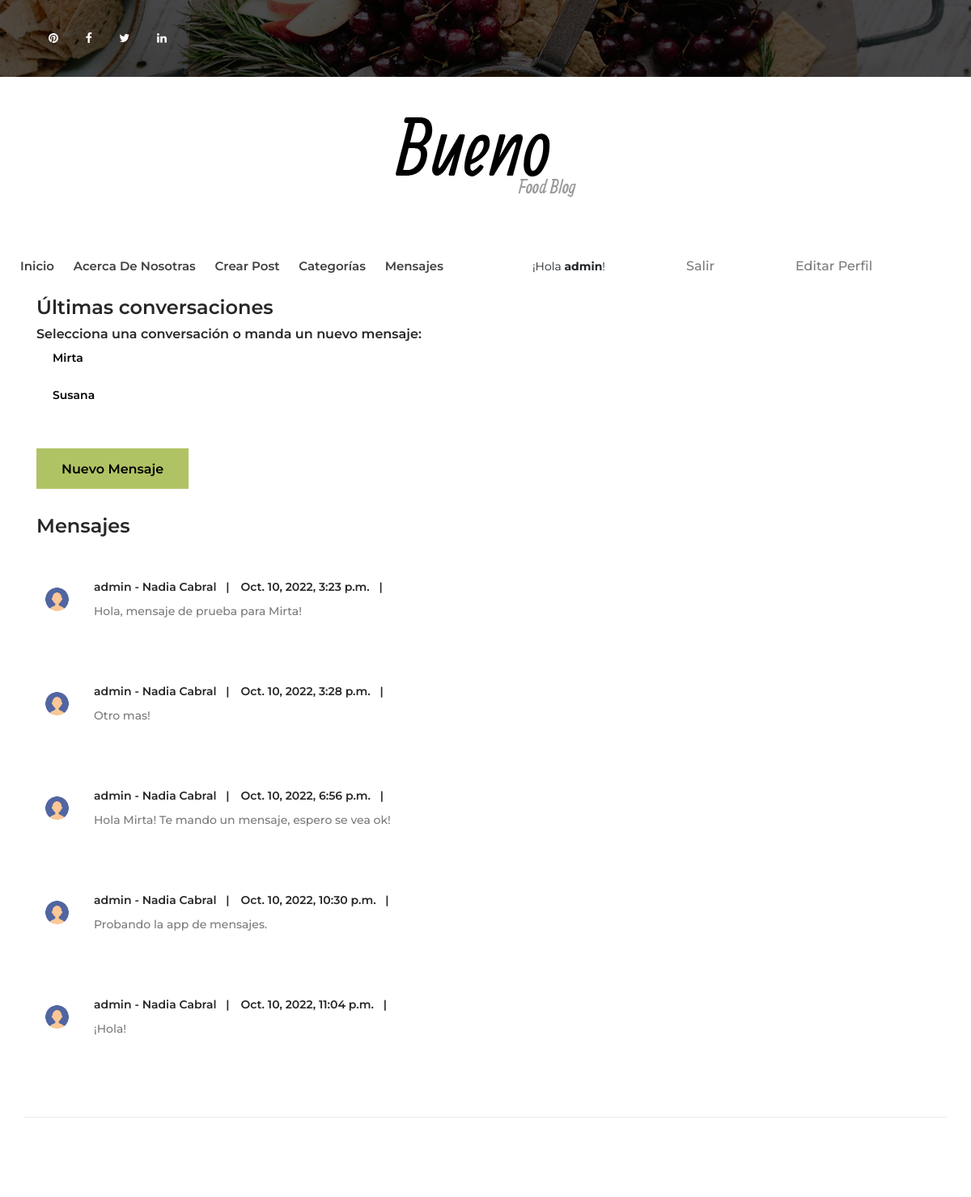
The app's page /mensajes/ (signed in, upper part), older data.
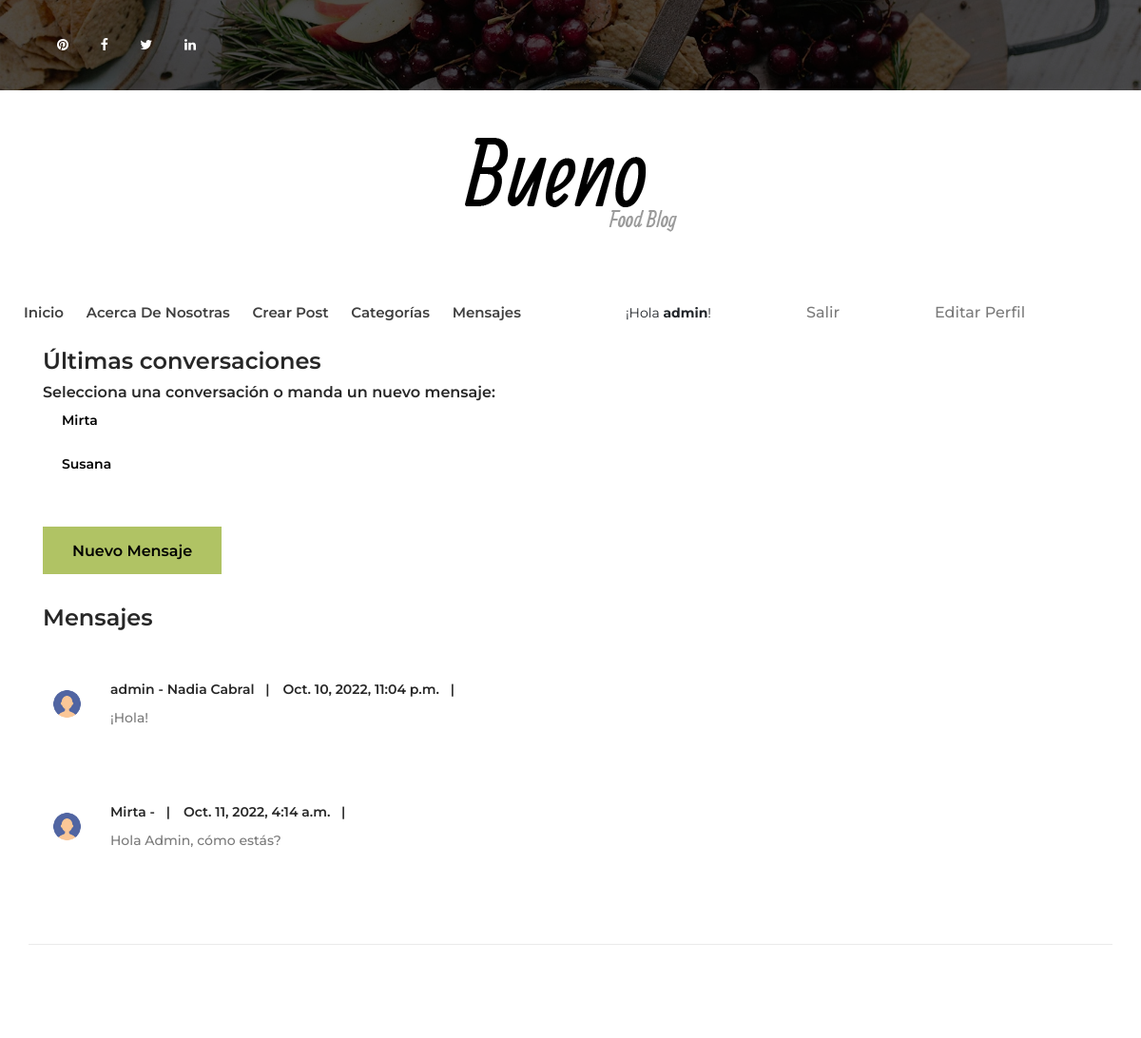
The same page, newer data.
### AppMensajes/models.py (models this page shows, shortened)
class Message(models.Model):
	user = models.ForeignKey(User, on_delete=models.CASCADE, related_name='user')
	sender = models.ForeignKey(User, on_delete=models.CASCADE, related_name='from_user')
	recipient = models.ForeignKey(User, on_delete=models.CASCADE, related_name='to_user')
	body = models.TextField(max_length=1000, blank=True, null=True)
	date = models.DateTimeField(auto_now_add=True)
	is_read = models.BooleanField(default=False)
	def get_messages(user):
		messages = Message.objects.filter(user=user).values('recipient').annotate(last=Max('date')).order_by('-last')
		users = []
		for message in messages:
			users.append({
				'user': User.objects.get(pk=message['recipient']),
				'last': message['last'],
				'unread': Message.objects.filter(user=user, recipient__pk=message['recipient'], is_read=False).count()
				})
		return users

### AppMensajes/views.py (the view)
# urls.py: path('', Inbox, name='inbox'),
@login_required
def Inbox(request):
	user = request.user
	messages = Message.get_messages(user=request.user)
	active_direct = None
	directs = None
	if messages:
		message = messages[0]
		active_direct = message['user'].username
		directs = Message.objects.filter(user=request.user, recipient=message['user'])
		directs.update(is_read=True)
		for message in messages:
			if message['user'].username == active_direct:
				message['unread'] = 0
	context = {
		'directs': directs,
		'messages': messages,
		'active_direct': active_direct,
		}
	template = loader.get_template('AppMensajes/mensajes.html')
	return HttpResponse(template.render(context, request))

### AppBlog/templates/AppMensajes/mensajes.html (shortened to what this page needs)
{% extends 'padre.html' %}
{% load static %}
{% block post %}
<div class="single-widget-area post-widget mb-30 container">
    <h4>Últimas conversaciones</h4>
    <h6>Selecciona una conversación o manda un nuevo mensaje:</h6>
    {% for message in messages %}
    <a class="{% if active_direct == message.user.username %}is-active{% endif %}" href="{% url 'directs' message.user.username %}">
    <div class="single-post-area d-flex">
        <div class="blog-content">
            <span class="post-title">{{ message.user.username }}</span>
        </div>
        </a>
    </div>
    {% endfor %}
    <button class="btn bueno-btn mt-30"><a href="{% url 'usersearch' %}">Nuevo Mensaje</a></button>
<div class="comment_area clearfix mb-100 container">
    <h4 class="mb-50">Mensajes</h4>
    <ol>
        {% for direct in directs %}
        <li class="single_comment_area">
            <div class="comment-content d-flex">
                <div class="comment-author">
                    <img src="{% static 'img/avatar-user-profile.png' %}" alt="author">
                </div>
                <div class="comment-meta">
                    <div class="d-flex">
                        <a href="#" class="post-author">{{ direct.sender.username }} - {{ direct.sender.first_name }} {{ direct.sender.last_name }}</a>
                        <a href="#" class="post-date">{{ direct.date}}</a>
                    </div>
                    <p>{{ direct.body }}</p>
                </div>
            </div>
            {% endfor %}
        </li>
    </ol>
</div>
{% endblock %}

Row changes from the older to the newer data that the page shows:
removed Message: sender.username "admin", sender.first_name "Nadia", sender.last_name "Cabral", date "Oct. 10, 2022, 3:23 p.m.", body "Hola, mensaje de prueba para Mirta!"
removed Message: sender.username "admin", sender.first_name "Nadia", sender.last_name "Cabral", date "Oct. 10, 2022, 3:28 p.m.", body "Otro mas!"
removed Message: sender.username "admin", sender.first_name "Nadia", sender.last_name "Cabral", date "Oct. 10, 2022, 6:56 p.m.", body "Hola Mirta! Te mando un mensaje, espero se vea ok!"
removed Message: sender.username "admin", sender.first_name "Nadia", sender.last_name "Cabral", date "Oct. 10, 2022, 10:30 p.m.", body "Probando la app de mensajes."
added Message: sender.username "Mirta", date "Oct. 11, 2022, 4:14 a.m.", body "Hola Admin, cómo estás?"
